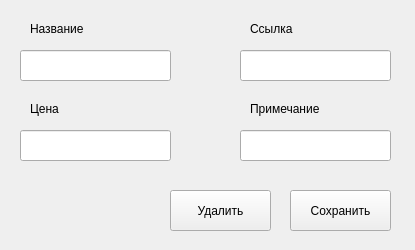
<?xml version="1.0" encoding="UTF-8"?>
<ui version="4.0">
 <class>MainWindow</class>
 <widget class="QMainWindow" name="MainWindow">
  <property name="geometry">
   <rect>
    <x>0</x>
    <y>0</y>
    <width>415</width>
    <height>250</height>
   </rect>
  </property>
  <property name="minimumSize">
   <size>
    <width>415</width>
    <height>250</height>
   </size>
  </property>
  <property name="maximumSize">
   <size>
    <width>415</width>
    <height>250</height>
   </size>
  </property>
  <property name="windowTitle">
   <string>MainWindow</string>
  </property>
  <widget class="QWidget" name="centralwidget">
   <widget class="QPushButton" name="deleteBtn">
    <property name="geometry">
     <rect>
      <x>170</x>
      <y>190</y>
      <width>101</width>
      <height>41</height>
     </rect>
    </property>
    <property name="text">
     <string>Удалить</string>
    </property>
   </widget>
   <widget class="QPushButton" name="saveBtn">
    <property name="geometry">
     <rect>
      <x>290</x>
      <y>190</y>
      <width>101</width>
      <height>41</height>
     </rect>
    </property>
    <property name="text">
     <string>Сохранить</string>
    </property>
   </widget>
   <widget class="QLabel" name="titleLabel">
    <property name="geometry">
     <rect>
      <x>30</x>
      <y>20</y>
      <width>67</width>
      <height>17</height>
     </rect>
    </property>
    <property name="text">
     <string>Название</string>
    </property>
   </widget>
   <widget class="QLabel" name="priceLabel">
    <property name="geometry">
     <rect>
      <x>30</x>
      <y>100</y>
      <width>67</width>
      <height>17</height>
     </rect>
    </property>
    <property name="text">
     <string>Цена</string>
    </property>
   </widget>
   <widget class="QLabel" name="linkLabel">
    <property name="geometry">
     <rect>
      <x>250</x>
      <y>20</y>
      <width>67</width>
      <height>17</height>
     </rect>
    </property>
    <property name="text">
     <string>Ссылка</string>
    </property>
   </widget>
   <widget class="QLabel" name="descriptionLabel">
    <property name="geometry">
     <rect>
      <x>250</x>
      <y>100</y>
      <width>111</width>
      <height>17</height>
     </rect>
    </property>
    <property name="text">
     <string>Примечание</string>
    </property>
   </widget>
   <widget class="QLineEdit" name="titleLE">
    <property name="geometry">
     <rect>
      <x>20</x>
      <y>50</y>
      <width>151</width>
      <height>31</height>
     </rect>
    </property>
   </widget>
   <widget class="QLineEdit" name="linkLE">
    <property name="geometry">
     <rect>
      <x>240</x>
      <y>50</y>
      <width>151</width>
      <height>31</height>
     </rect>
    </property>
   </widget>
   <widget class="QLineEdit" name="descriptionLE">
    <property name="geometry">
     <rect>
      <x>240</x>
      <y>130</y>
      <width>151</width>
      <height>31</height>
     </rect>
    </property>
   </widget>
   <widget class="QLineEdit" name="priceLE">
    <property name="geometry">
     <rect>
      <x>20</x>
      <y>130</y>
      <width>151</width>
      <height>31</height>
     </rect>
    </property>
   </widget>
  </widget>
 </widget>
 <resources/>
 <connections/>
</ui>
